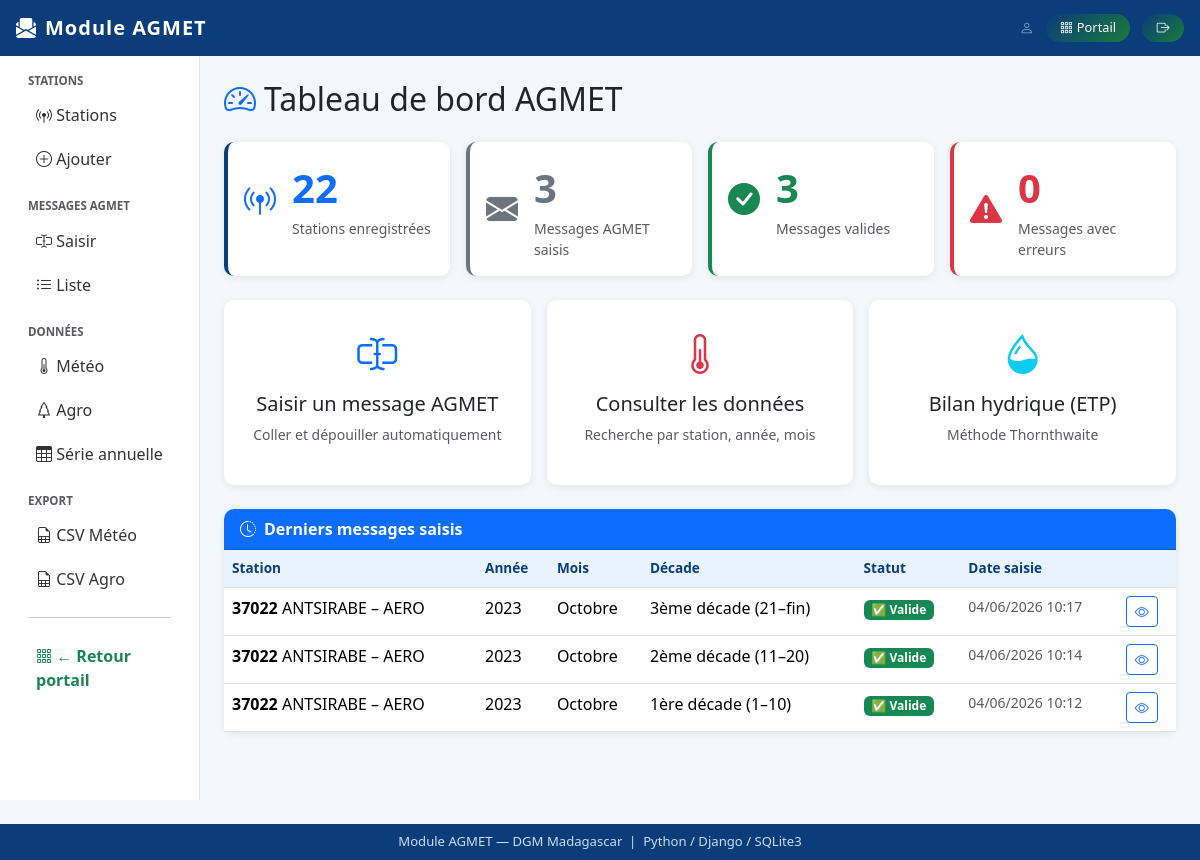
Screenshot of /agmet/ with the database file from the repository.
### agmet/models.py (models this page shows, shortened)
class Message(models.Model):
    DECADE_CHOICES = [
        ('51', '1ère décade (1–10)'),
        ('52', '2ème décade (11–20)'),
        ('53', '3ème décade (21–fin)'),
    ]
    MOIS_CHOICES = [
        ('01', 'Janvier'), ('02', 'Février'), ('03', 'Mars'),
        ('04', 'Avril'),   ('05', 'Mai'),     ('06', 'Juin'),
        ('07', 'Juillet'), ('08', 'Août'),    ('09', 'Septembre'),
        ('10', 'Octobre'), ('11', 'Novembre'),('12', 'Décembre'),
    ]
    station = models.ForeignKey(
        Station, on_delete=models.CASCADE,
        related_name='messages', null=True, blank=True
    )
    identification = models.CharField(
        max_length=5, verbose_name="Indicatif mécanographique"
    )
    nom = models.CharField(
        max_length=100, blank=True, verbose_name="Nom de la station"
    )
    longitude = models.FloatField(null=True, blank=True)
    latitude  = models.FloatField(null=True, blank=True)
    altitude  = models.FloatField(null=True, blank=True)
    annee     = models.IntegerField(verbose_name="Année")
    mois      = models.CharField(max_length=2, choices=MOIS_CHOICES, verbose_name="Mois")
    decade    = models.CharField(max_length=2, choices=DECADE_CHOICES, verbose_name="Décade")
    message_brut = models.TextField(verbose_name="Message AGMET brut")
    date_saisie  = models.DateTimeField(auto_now_add=True)
    valide       = models.BooleanField(default=False, verbose_name="Validé (aucune erreur)")
    class Meta:
        verbose_name = "Message AGMET"
        verbose_name_plural = "Messages AGMET"
        ordering = ['-annee', '-mois', '-decade']
        unique_together = ('identification', 'annee', 'mois', 'decade')

### agmet/views.py (the view)
# urls.py: path('', views.accueil, name='agmet_accueil'),
def accueil(request):
    contexte = {
        'nb_stations':  Station.objects.count(),
        'nb_messages':  Message.objects.count(),
        'nb_valides':   Message.objects.filter(valide=True).count(),
        'nb_erreurs':   Message.objects.filter(valide=False).count(),
        'derniers_messages': Message.objects.order_by('-date_saisie')[:5],
    }
    contexte['module'] = 'agmet'
    return render(request, 'agmet/accueil.html', contexte)

### agmet/templates/agmet/accueil.html (shortened to what this page needs)
{% extends 'agmet/base.html' %}
{% block content %}
<h2 class="mb-4"><i class="bi bi-speedometer2 me-2 text-primary"></i>Tableau de bord AGMET</h2>
<div class="row g-3 mb-4">
  <div class="col-sm-6 col-lg-3">
    <div class="card stat-card h-100 p-3">
      <div class="d-flex align-items-center">
        <i class="bi bi-broadcast-pin fs-2 text-primary me-3"></i>
        <div>
          <div class="fs-1 fw-bold text-primary">{{ nb_stations }}</div>
          <div class="text-muted small">Stations enregistrées</div>
        </div>
      </div>
    </div>
  </div>
  <div class="col-sm-6 col-lg-3">
    <div class="card h-100 p-3" style="border-left:4px solid #6c757d">
      <div class="d-flex align-items-center">
        <i class="bi bi-envelope-fill fs-2 text-secondary me-3"></i>
        <div>
          <div class="fs-1 fw-bold text-secondary">{{ nb_messages }}</div>
          <div class="text-muted small">Messages AGMET saisis</div>
        </div>
      </div>
    </div>
  </div>
  <div class="col-sm-6 col-lg-3">
    <div class="card h-100 p-3" style="border-left:4px solid #198754">
      <div class="d-flex align-items-center">
        <i class="bi bi-check-circle-fill fs-2 text-success me-3"></i>
        <div>
          <div class="fs-1 fw-bold text-success">{{ nb_valides }}</div>
          <div class="text-muted small">Messages valides</div>
        </div>
      </div>
    </div>
  </div>
  <div class="col-sm-6 col-lg-3">
    <div class="card h-100 p-3" style="border-left:4px solid #dc3545">
      <div class="d-flex align-items-center">
        <i class="bi bi-exclamation-triangle-fill fs-2 text-danger me-3"></i>
        <div>
          <div class="fs-1 fw-bold text-danger">{{ nb_erreurs }}</div>
          <div class="text-muted small">Messages avec erreurs</div>
        </div>
      </div>
    </div>
  </div>
</div>
<div class="row g-3 mb-4">
  <div class="col-md-4">
    <a href="{% url 'message_saisir' %}" class="card text-decoration-none h-100 p-4 text-center">
      <i class="bi bi-input-cursor-text fs-1 text-primary"></i>
      <h5 class="mt-2">Saisir un message AGMET</h5>
      <p class="text-muted small">Coller et dépouiller automatiquement</p>
    </a>
  </div>
  <div class="col-md-4">
    <a href="{% url 'donnees_meteo' %}" class="card text-decoration-none h-100 p-4 text-center">
      <i class="bi bi-thermometer-half fs-1 text-danger"></i>
      <h5 class="mt-2">Consulter les données</h5>
      <p class="text-muted small">Recherche par station, année, mois</p>
    </a>
  </div>
  <div class="col-md-4">
    <a href="{% url 'bilan_hydrique' %}" class="card text-decoration-none h-100 p-4 text-center">
      <i class="bi bi-droplet-half fs-1 text-info"></i>
      <h5 class="mt-2">Bilan hydrique (ETP)</h5>
      <p class="text-muted small">Méthode Thornthwaite</p>
    </a>
  </div>
</div>
<div class="card">
  <div class="card-header bg-primary text-white">
    <i class="bi bi-clock-history me-2"></i>Derniers messages saisis
  </div>
  <div class="card-body p-0">
    {% if derniers_messages %}
    <table class="table table-hover mb-0">
      <thead>
        <tr>
          <th>Station</th><th>Année</th><th>Mois</th><th>Décade</th>
          <th>Statut</th><th>Date saisie</th><th></th>
        </tr>
      </thead>
      <tbody>
        {% for msg in derniers_messages %}
        <tr>
          <td><strong>{{ msg.identification }}</strong> {{ msg.nom }}</td>
          <td>{{ msg.annee }}</td>
          <td>{{ msg.get_mois_display }}</td>
          <td>{{ msg.get_decade_display }}</td>
          <td>
            {% if msg.valide %}
              <span class="badge bg-success">✅ Valide</span>
            {% else %}
              <span class="badge bg-danger">⚠ Erreurs</span>
            {% endif %}
          </td>
          <td class="text-muted small">{{ msg.date_saisie|date:"d/m/Y H:i" }}</td>
          <td>
            <a href="{% url 'message_detail' msg.pk %}" class="btn btn-sm btn-outline-primary">
              <i class="bi bi-eye"></i>
            </a>
          </td>
        </tr>
        {% endfor %}
      </tbody>
    </table>
    {% endif %}
  </div>
</div>
{% endblock %}

### agmet/templates/agmet/base.html (style rules this page uses)
:root { --dgm-bleu:#0a3d7a; --dgm-ciel:#e8f4fd; }
body { background:#f4f7fb; font-family:'Segoe UI',sans-serif; }
.card { border:none; box-shadow:0 2px 8px rgba(0,0,0,.08); border-radius:10px; }
.card-header { border-radius:10px 10px 0 0 !important; font-weight:600; }
.table th { background:var(--dgm-ciel); color:var(--dgm-bleu); font-size:.85rem; }
.stat-card { border-left:4px solid var(--dgm-bleu); }

### rows the page displays
Message: identification "37022", nom "ANTSIRABE – AERO", annee "2023", mois "Octobre", decade "3ème décade (21–fin)", valide "✅ Valide", date_saisie "04/06/2026 10:17"
Message: identification "37022", nom "ANTSIRABE – AERO", annee "2023", mois "Octobre", decade "2ème décade (11–20)", valide "✅ Valide", date_saisie "04/06/2026 10:14"
Message: identification "37022", nom "ANTSIRABE – AERO", annee "2023", mois "Octobre", decade "1ère décade (1–10)", valide "✅ Valide", date_saisie "04/06/2026 10:12"

### other values shown
{{ nb_stations }} "22"
{{ nb_messages }} "3"
{{ nb_valides }} "3"
{{ nb_erreurs }} "0"
